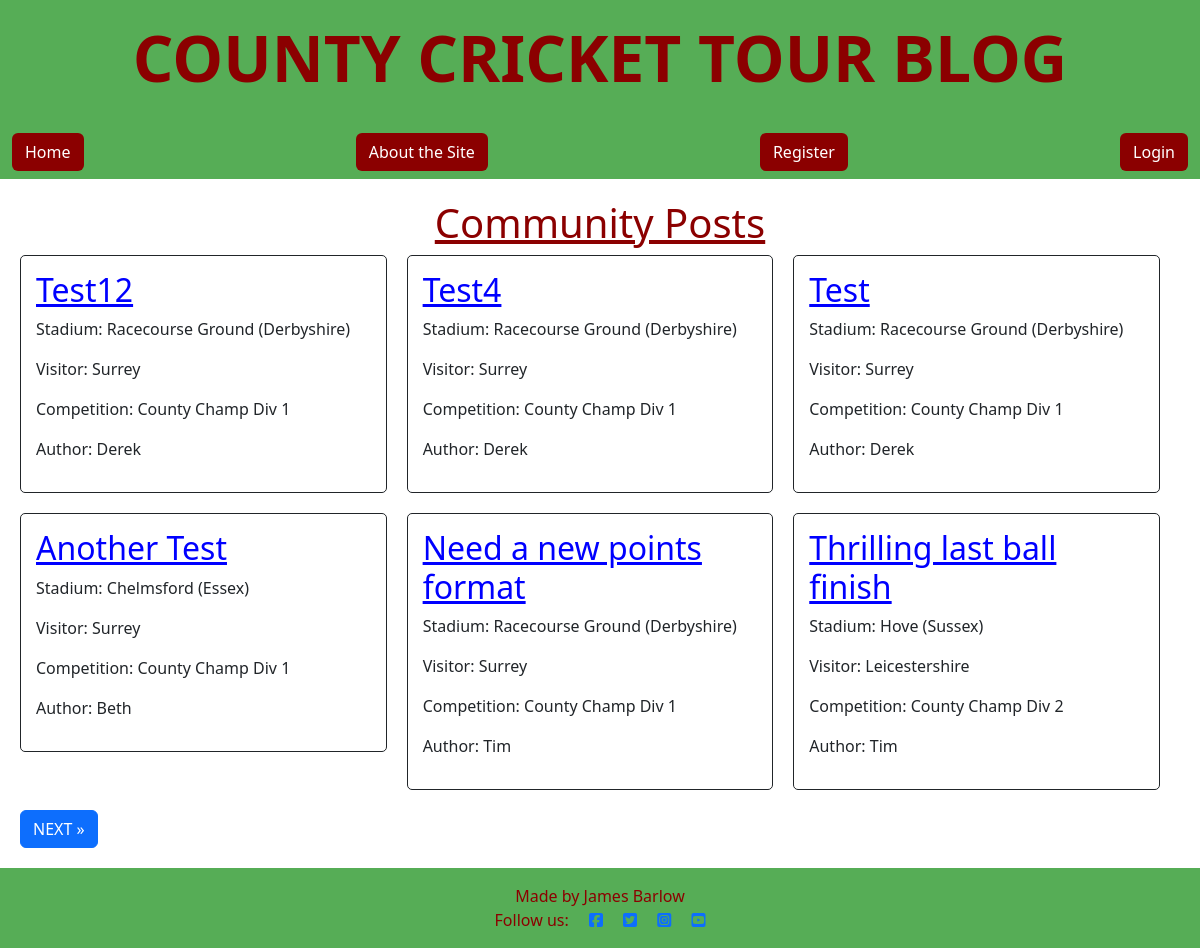
The app's page /, older data.
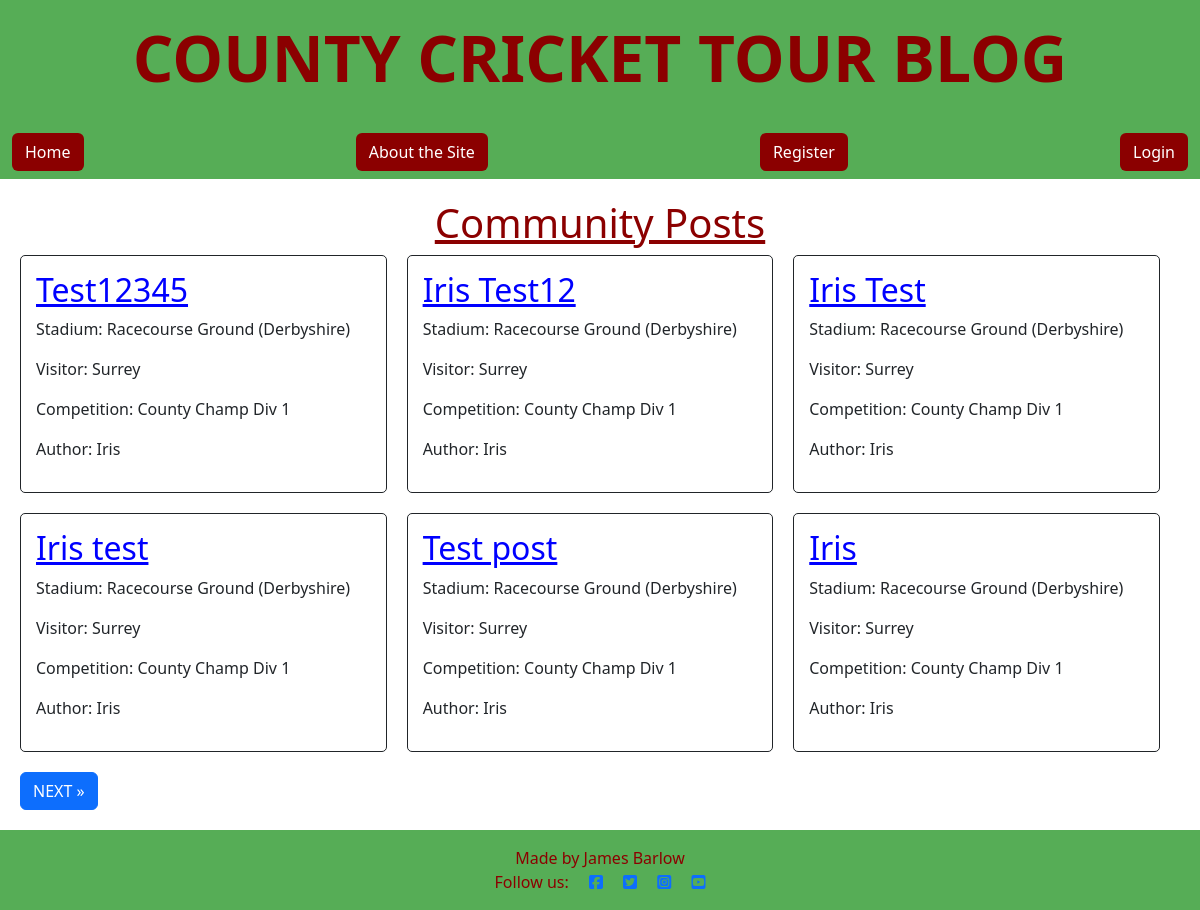
The same page, newer data.
### blog/models.py (models this page shows, shortened)
class Post(models.Model):
    title = models.CharField(max_length=200, unique=True)
    slug = AutoSlugField(populate_from='title', unique=True)
    author = models.ForeignKey(
        User, on_delete=models.CASCADE, related_name="blog_posts"
    )
    stadium = models.CharField(
        max_length=50,
        choices=STADIUM_CHOICES,
        default='Lords'
    )
    visitor = models.CharField(
        max_length=50,
        choices=VISITORS_CHOICES,
        default='Surrey'
    )
    competition = models.CharField(
        max_length=20,
        choices=COMPETITION_CHOICES,
        default='County Champ Div 1'
    )
    content = models.TextField()
    created_on = models.DateTimeField(auto_now_add=True)

### blog/views.py (the view)
# urls.py: path('', views.PostList.as_view(), name='home'),
class PostList(generic.ListView):
    queryset = Post.objects.order_by('-created_on')
    template_name = "blog/index.html"
    paginate_by = 6

### blog/templates/blog/index.html (shortened to what this page needs)
{% extends "base.html" %}
{% block content %}
<div class="index">
    <h1 class="page-title">Community Posts</h1>
    {% for post in object_list %}
    <div class="card post">
        <h2>
            <a href="{% url 'post_detail' post.slug %}" class="post-title">{{post.title}}</a>
        </h2>
        <p>Stadium: {{post.stadium}}</p>
        <p>Visitor: {{post.visitor}}</p>
        <p>Competition: {{post.competition}}</p>
        <p>Author: {{post.author}}</p>
    </div>
    {% endfor %}
    {% if page_obj.has_next %}
    <a href="?page={{ page_obj.next_page_number }}" class="btn btn-primary n-p">NEXT &raquo;</a>
    {% endif %}
</div>
{% endblock %}

Row changes from the older to the newer data that the page shows:
no longer on this page (row unchanged): Post: title "Test12", stadium "Racecourse Ground (Derbyshire)", visitor "Surrey", competition "County Champ Div 1", author "Derek"
no longer on this page (row unchanged): Post: title "Test4", stadium "Racecourse Ground (Derbyshire)", visitor "Surrey", competition "County Champ Div 1", author "Derek"
no longer on this page (row unchanged): Post: title "Test", stadium "Racecourse Ground (Derbyshire)", visitor "Surrey", competition "County Champ Div 1", author "Derek"
no longer on this page (row unchanged): Post: title "Another Test", stadium "Chelmsford (Essex)", visitor "Surrey", competition "County Champ Div 1", author "Beth"
no longer on this page (row unchanged): Post: title "Need a new points format", stadium "Racecourse Ground (Derbyshire)", visitor "Surrey", competition "County Champ Div 1", author "Tim"
no longer on this page (row unchanged): Post: title "Thrilling last ball finish", stadium "Hove (Sussex)", visitor "Leicestershire", competition "County Champ Div 2", author "Tim"
added Post: title "Test12345", stadium "Racecourse Ground (Derbyshire)", visitor "Surrey", competition "County Champ Div 1", author "Iris"
added Post: title "Iris Test12", stadium "Racecourse Ground (Derbyshire)", visitor "Surrey", competition "County Champ Div 1", author "Iris"
added Post: title "Iris Test", stadium "Racecourse Ground (Derbyshire)", visitor "Surrey", competition "County Champ Div 1", author "Iris"
added Post: title "Iris test", stadium "Racecourse Ground (Derbyshire)", visitor "Surrey", competition "County Champ Div 1", author "Iris"
added Post: title "Test post", stadium "Racecourse Ground (Derbyshire)", visitor "Surrey", competition "County Champ Div 1", author "Iris"
added Post: title "Iris", stadium "Racecourse Ground (Derbyshire)", visitor "Surrey", competition "County Champ Div 1", author "Iris"
